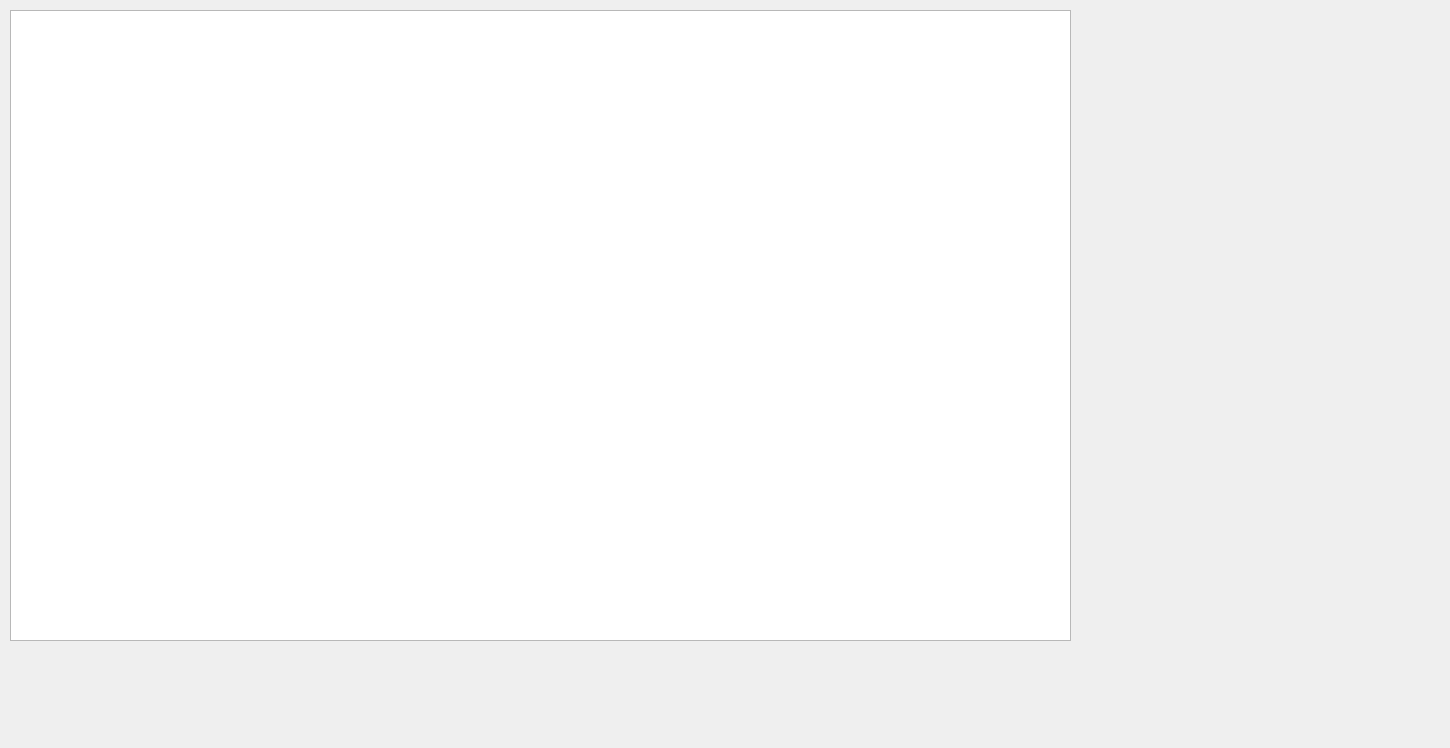
<?xml version="1.0" encoding="UTF-8"?>
<ui version="4.0">
 <class>List</class>
 <widget class="QWidget" name="List">
  <property name="geometry">
   <rect>
    <x>0</x>
    <y>0</y>
    <width>1450</width>
    <height>748</height>
   </rect>
  </property>
  <property name="windowTitle">
   <string>Form</string>
  </property>
  <widget class="QTableView" name="tableView">
   <property name="geometry">
    <rect>
     <x>10</x>
     <y>10</y>
     <width>1061</width>
     <height>631</height>
    </rect>
   </property>
  </widget>
 </widget>
 <resources/>
 <connections/>
</ui>
